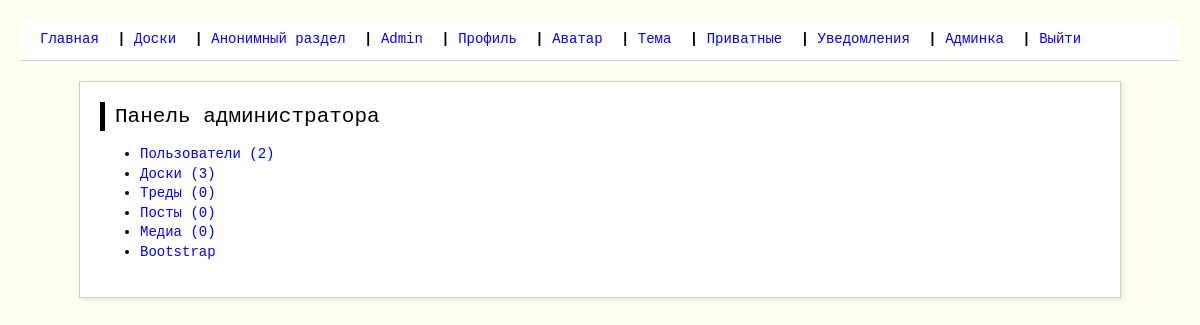
The page /admin/ (signed in) on the database its author committed.
### models.py (models this page shows, shortened)
class User(UserMixin, db.Model):
    id = db.Column(db.Integer, primary_key=True)
    email = db.Column(db.String(120), unique=True, nullable=False)
    unique_username = db.Column(db.String(80), unique=True, nullable=False)
    display_name = db.Column(db.String(80), nullable=False)
    password_hash = db.Column(db.String(128), nullable=False)
    date_of_birth = db.Column(db.Date, nullable=False)
    is_admin = db.Column(db.Boolean, default=False)
    is_moderator = db.Column(db.Boolean, default=False)
    is_banned = db.Column(db.Boolean, default=False)
    ban_reason = db.Column(db.String(200), nullable=True)
    banned_until = db.Column(db.DateTime, nullable=True)
    menu_texts = db.Column(db.JSON, default=dict)
    bio = db.Column(db.Text, default='')
    language = db.Column(db.String(10), default='ru')
    timezone = db.Column(db.String(50), default='UTC')
    avatar_filename = db.Column(db.String(200), nullable=True)
    avatar_html = db.Column(db.Text, default='<div class="avatar">[Аватар]</div>')
    avatar_css = db.Column(db.Text, default='.avatar { color: #666; font-weight: bold; }')
    theme_html = db.Column(db.Text, default='')
    theme_css = db.Column(db.Text, default='')
    profile_html = db.Column(db.Text, default='<h1>Мой профиль</h1><p>Тут можно написать что-то.</p>')
    profile_css = db.Column(db.Text, default='body { background: #f0f0f0; }')
    two_factor_enabled = db.Column(db.Boolean, default=True)
    created_at = db.Column(db.DateTime, default=lambda: datetime.now(timezone.utc))

### admin.py (the view)
    def wrapper(*args, **kwargs):
        if not current_user.is_authenticated or not current_user.is_admin:
            abort(403)
        return func(*args, **kwargs)

### admin.py (called while the page is built)
def admin_required(func):
    def wrapper(*args, **kwargs):
        if not current_user.is_authenticated or not current_user.is_admin:
            abort(403)
        return func(*args, **kwargs)
    wrapper.__name__ = func.__name__
    return wrapper

@admin_bp.route('/')
@login_required
@admin_required
def dashboard():
    users_count = User.query.count()
    boards_count = Board.query.count()
    threads_count = Thread.query.count()
    posts_count = Post.query.count()
    media_count = Media.query.count()
    return render_template('admin/dashboard.html',
                           users_count=users_count,
                           boards_count=boards_count,
                           threads_count=threads_count,
                           posts_count=posts_count,
                           media_count=media_count)

### app.py (called while the page is built, shortened)
@login_manager.user_loader
def load_user(user_id):
    return db.session.get(User, int(user_id))

@app.after_request
def security_headers(response):
    response.headers["Content-Security-Policy"] = (
        "default-src 'self'; "
        "img-src 'self' data: https:; "
        "style-src 'self' 'unsafe-inline'; "
        "script-src 'self';"
    )
    response.headers["X-Frame-Options"] = "SAMEORIGIN"
    response.headers["X-Content-Type-Options"] = "nosniff"
    response.headers["Referrer-Policy"] = "strict-origin-when-cross-origin"
    return response

@app.before_request
def apply_temporary_theme():
    if current_user.is_authenticated:
        temp = session.get('temp_theme')

@app.context_processor
def utility_processor():
    def get_menu_text(key, default):
        if current_user.is_authenticated and current_user.menu_texts:
            return current_user.menu_texts.get(key, default)
        return default
    return dict(get_menu_text=get_menu_text)

### templates/admin/dashboard.html (shortened to what this page needs)
{% extends "base.html" %}
{% block content %}
<h1>Панель администратора</h1>
<ul>
    <li><a href="{{ url_for('admin.users') }}">Пользователи ({{ users_count }})</a></li>
    <li><a href="{{ url_for('admin.boards') }}">Доски ({{ boards_count }})</a></li>
    <li><a href="{{ url_for('admin.threads') }}">Треды ({{ threads_count }})</a></li>
    <li><a href="{{ url_for('admin.posts') }}">Посты ({{ posts_count }})</a></li>
    <li><a href="{{ url_for('admin.media') }}">Медиа ({{ media_count }})</a></li>
    <li><a href="{{ url_for('bootstrap_demo') }}">Bootstrap</a></li>
</ul>
{% endblock %}

### templates/base.html (shortened to what this page needs)
<!DOCTYPE html>
<html>
<head>
    <link rel="stylesheet" href="{{ url_for('static', filename='style.css') }}">
</head>
<body>
    <div id="forum-header" class="header">
        <a href="{{ url_for('index') }}">{{ get_menu_text('index', 'Главная') }}</a> |
        <a href="{{ url_for('boards') }}">{{ get_menu_text('boards', 'Доски') }}</a> |
        <a href="{{ url_for('anon_board') }}">{{ get_menu_text('anon_board', 'Анонимный раздел') }}</a> |
        {% if current_user.is_authenticated %}
            <a href="{{ url_for('profile', user_id=current_user.id) }}">
                {{ get_menu_text('profile', current_user.display_name) }}
            </a> |
            <a href="{{ url_for('settings_profile') }}">{{ get_menu_text('settings_profile', 'Профиль') }}</a> |
            <a href="{{ url_for('settings_avatar') }}">{{ get_menu_text('settings_avatar', 'Аватар') }}</a> |
            <a href="{{ url_for('settings_theme') }}">{{ get_menu_text('settings_theme', 'Тема') }}</a> |
            <a href="{{ url_for('private_threads') }}">{{ get_menu_text('private_threads', 'Приватные') }}</a> |
            <a href="{{ url_for('notifications') }}">{{ get_menu_text('notifications', 'Уведомления') }}</a> |
            {% if current_user.is_admin %}
                <a href="{{ url_for('admin.dashboard') }}">{{ get_menu_text('admin', 'Админка') }}</a> |
            {% endif %}
            <a href="{{ url_for('logout') }}">{{ get_menu_text('logout', 'Выйти') }}</a>
        {% else %}
            <a href="{{ url_for('login') }}">{{ get_menu_text('login', 'Вход') }}</a> |
            <a href="{{ url_for('register') }}">{{ get_menu_text('register', 'Регистрация') }}</a>
        {% endif %}
    </div>
    <div class="content">
        {% block content %}{% endblock %}
    </div>
</body>
</html>

### static/style.css (style rules this page uses)
body { background: #ffe; color: #000; font-family: 'Courier New', monospace; font-size: 14px; line-height: 1.4; margin: 0; padding: 20px; }
a { color: #00f; text-decoration: none; }
.header { border-bottom: 2px solid #000; margin-bottom: 20px; padding-bottom: 10px; font-weight: bold; }
.header a { margin-right: 10px; }
.content { max-width: 1000px; margin: 0 auto; background: #fff; padding: 20px; border: 1px solid #ccc; box-shadow: 2px 2px 5px rgba(0,0,0,0.1); }
h1, h2, h3 { margin-top: 0; font-weight: normal; }
h1 { font-size: 1.5em; border-left: 5px solid #000; padding-left: 10px; }

### templates/base.html (style rules this page uses)
body #forum-header.header { display: block !important; background: #fff !important; border-bottom: 1px solid #ccc !important; padding: 10px 20px !important; margin-bottom: 20px !important; visibility: visible !important; opacity: 1 !important; }
body #forum-header.header a { color: #00f !important; font-weight: normal !important; margin-right: 10px !important; text-decoration: none !important; }

### rows shown on the page
User: menu_texts "Главная", menu_texts "Доски", menu_texts "Анонимный раздел", display_name+menu_texts "Admin", menu_texts "Профиль", menu_texts "Аватар", menu_texts "Тема", menu_texts "Приватные", menu_texts "Уведомления", menu_texts "Админка", menu_texts "Выйти"

### other values the page prints
{{ users_count }} "2"
{{ boards_count }} "3"
{{ threads_count }} "0"
{{ posts_count }} "0"
{{ media_count }} "0"
